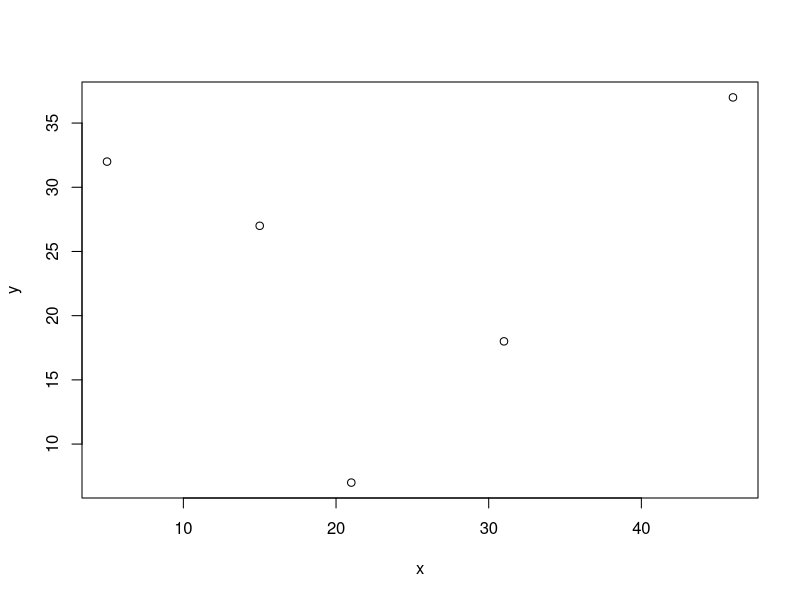

The R script that drew this image:
## ---- chunk 1
knitr::opts_chunk$set(echo = TRUE)
## ---- chunk 2
x = c(15, 31, 46, 21, 5)
y = c(27, 18, 37, 7, 32)
## ---- chunk 3
plot(x, y)
